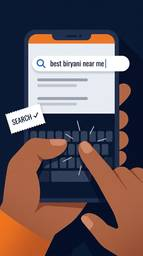
#> input picture mstock-reel/storyboard/thumbs/03.jpg, 143 x 256 px, given in place of 0109.jpg, which was not available
$ python lines.py ../../../../mstock-reel/storyboard/thumbs/03.jpg
#> lines starting #> are read from the running program, lines starting #| are printed output that depends on the picture; after the words box and inside, x2 and y2 are one past the last pixel; in counts of white or black regions, pixels touching at a corner belong together; pictures that were not available may be replaced by others from this repository, and a replacement may not be noted
import cv2, numpy as np, sys
F=sys.argv[1]
def analyze(n,x,y,name,s=64):
#> called with n = 109, x = 330, y = 15, name = 'A bill leaf', s = 64
    im=cv2.imread(f"{F}/{n:04d}.jpg"); g=cv2.cvtColor(im,cv2.COLOR_BGR2GRAY).astype(float)
#> in analyze, im is the input picture: shape (256, 143, 3); mean B, G, R 90.2, 87.2, 103.9
#> after `g = cv2.cvtColor(im, cv2.COLOR_BGR2GRAY).astype(float)`:
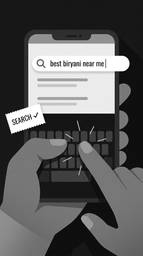
#> g: shape (256, 143) float64; min 1, max 255, mean 92.6
    y=min(y,g.shape[0]-s); x=min(x,g.shape[1]-s); p=g[y:y+s,x:x+s]; p=p-p.mean()
#> after `y = min(y, g.shape[0] - s)`: y = 15
#> after `x = min(x, g.shape[1] - s)`: x = 79
#> after `p = g[y:y + s, x:x + s]`:
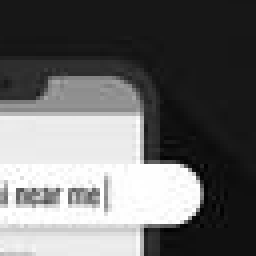
#> p: shape (64, 64) float64 (shown 4 times larger); min 2, max 255, mean 106.8
    win=np.outer(np.hanning(s),np.hanning(s)); P=np.abs(np.fft.fftshift(np.fft.fft2(p*win)))**2
#> after `P = np.abs(np.fft.fftshift(np.fft.fft2(p * win))) ** 2`:
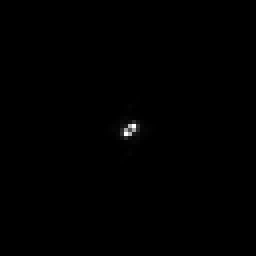
#> P: shape (64, 64) float64 (shown 4 times larger); min 4.17, max 2.93e+09, mean 5837371.9; drawn with min black and max white
    c=s//2
    yy,xx=np.mgrid[-c:c,-c:c]; r=np.hypot(xx,yy)
    P[r<s/14]=0  # keep periods <=14px
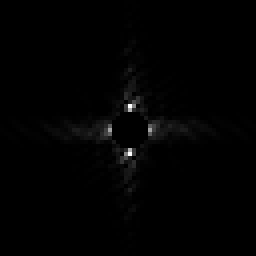
#> P: shape (64, 64) float64 (shown 4 times larger); 1.68% of pixels changed, all inside (x1, y1, x2, y2) = (28, 28, 37, 37); drawn with min black and max white
    P[r>c-1]=0
    iy,ix=np.unravel_index(np.argmax(P),P.shape)
#> iy = 26; ix = 32
    fy,fx=(iy-c)/s,(ix-c)/s
#> fy = -0.0938; fx = 0
    f=np.hypot(fx,fy); period=1/f
#> after `f = np.hypot(fx, fy)`: f = 0.0938
#> after `period = 1 / f`: period = 10.67
    # line orientation: lines are perpendicular to frequency vector
    ang=(np.degrees(np.arctan2(-fy,fx))+90)%180   # angle of lines, 0=horizontal, measured counter-clockwise (image y up)
#> ang = 0
    # peak sharpness: ratio of peak to mean of annulus
    ann=(r>=s/14)&(r<c-1); sharp=P[iy,ix]/P[ann].mean()
#> after `sharp = P[iy, ix] / P[ann].mean()`: sharp = 86.1
    print(f"{name:22s} f{n} t={(n-1)/6:5.2f} patch@({x},{y}) period={period:4.2f}px = {period/360*100:.2f}%H  line-angle={ang:5.1f}deg  peak/mean={sharp:5.1f}")
#| A bill leaf            f109 t=18.00 patch@(79,15) period=10.67px = 2.96%H  line-angle=  0.0deg  peak/mean= 86.1
pts=[
 (109,330,15,'A bill leaf'),(109,400,30,'A bill leaf2'),(109,90,250,'A bill flower'),
 (139,8,150,'C column L-left'),(139,40,40,'C column L-top'),(139,560,200,'C column R'),
 (157,270,55,'C4 stele roof'),(157,0,150,'C4 column L'),(157,480,100,'C4 column R'),(157,150,200,'C4 paper bg'),
 (181,0,260,'D seabed L'),(181,250,240,'D turtle shell'),(181,330,190,'D turtle head'),(181,450,300,'D seabed R'),
 (202,30,240,'E rock'),(202,180,120,'E tower'),(202,100,280,'E rock2'),(202,500,300,'E hills'),(202,350,40,'E sky bg'),
]
#> (the run stopped early here; a loop or call above may not have finished)
